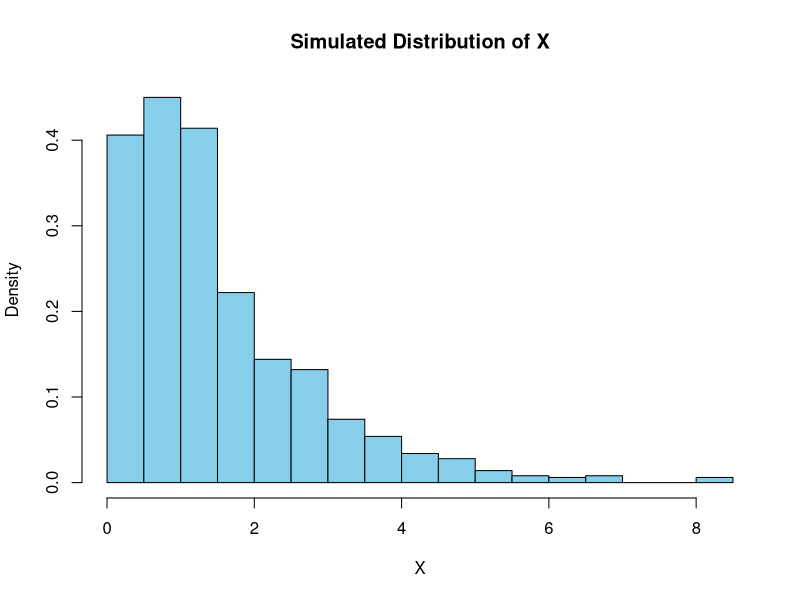

Reproduce this figure in R. (Note: this script raises an error after producing the figure.)
# h(x)
h <- function(y) {
  return(3/sqrt(pi) * y^(1/2) * exp(-y/3))
}

# Generate random variable using rejection acceptance method
generate_X <- function(n) {
  X <- numeric(n)
  count_accept <- 0
  
  while (count_accept < n) {
    y <- -3/2 * log(1 - runif(1))
    u2 <- runif(1)
    if (u2 <= h(y)/1.275) {
      X[count_accept + 1] <- y
      count_accept <- count_accept + 1
    }
  }
  
  return(X)
}

# Simulate 1000 samples
simulations <- generate_X(1000)

# Create bar plot
hist(simulations, breaks = 30, col = 'skyblue', freq = FALSE, main = "Simulated Distribution of X", xlab = "X", ylab = "Density")

# Overlay the density function
curve(f(x), add = TRUE, col = "red", lwd = 2, n = 1000, from = 0)

